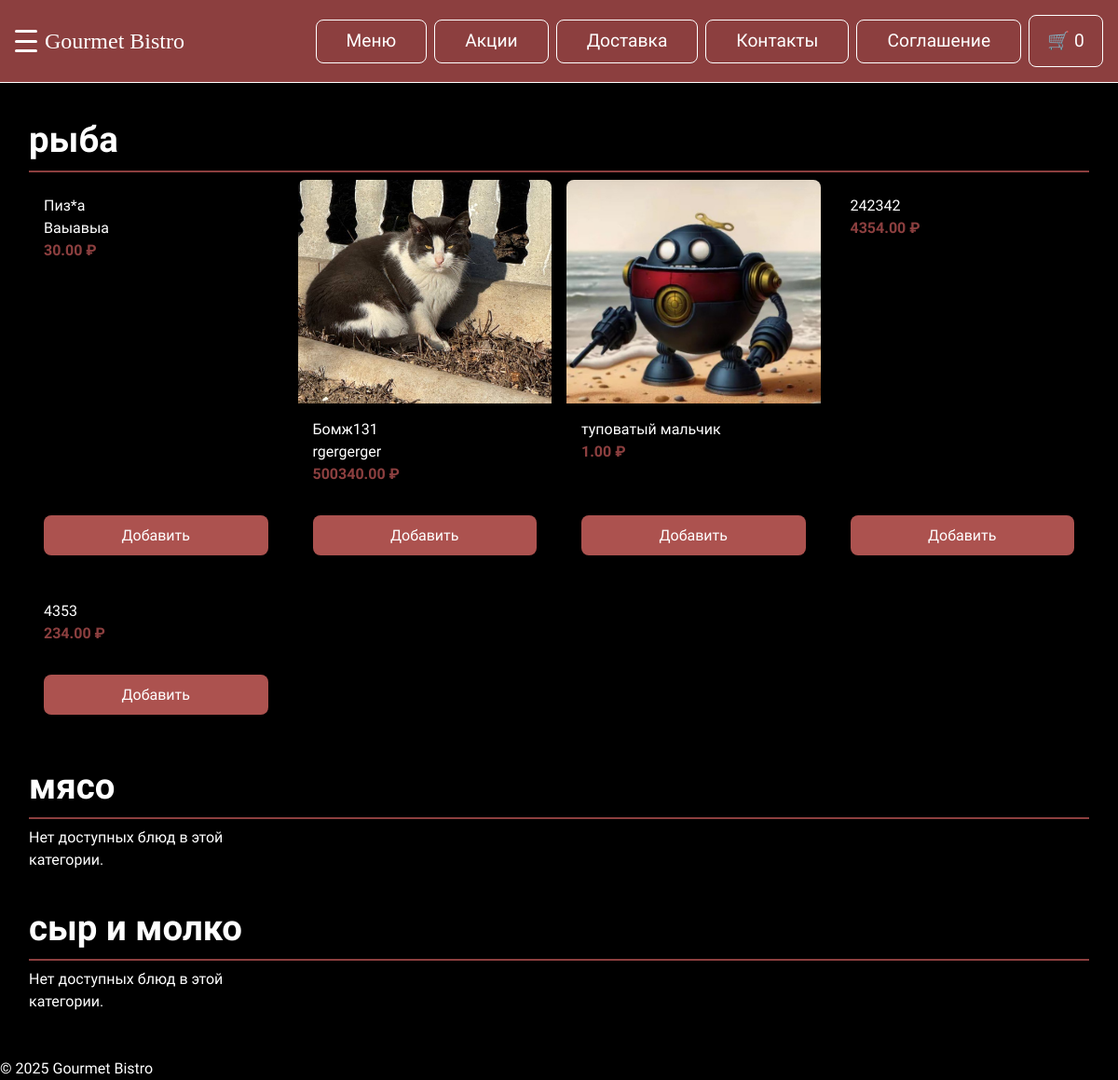
/menu/, run on an earlier commit of the app's database.
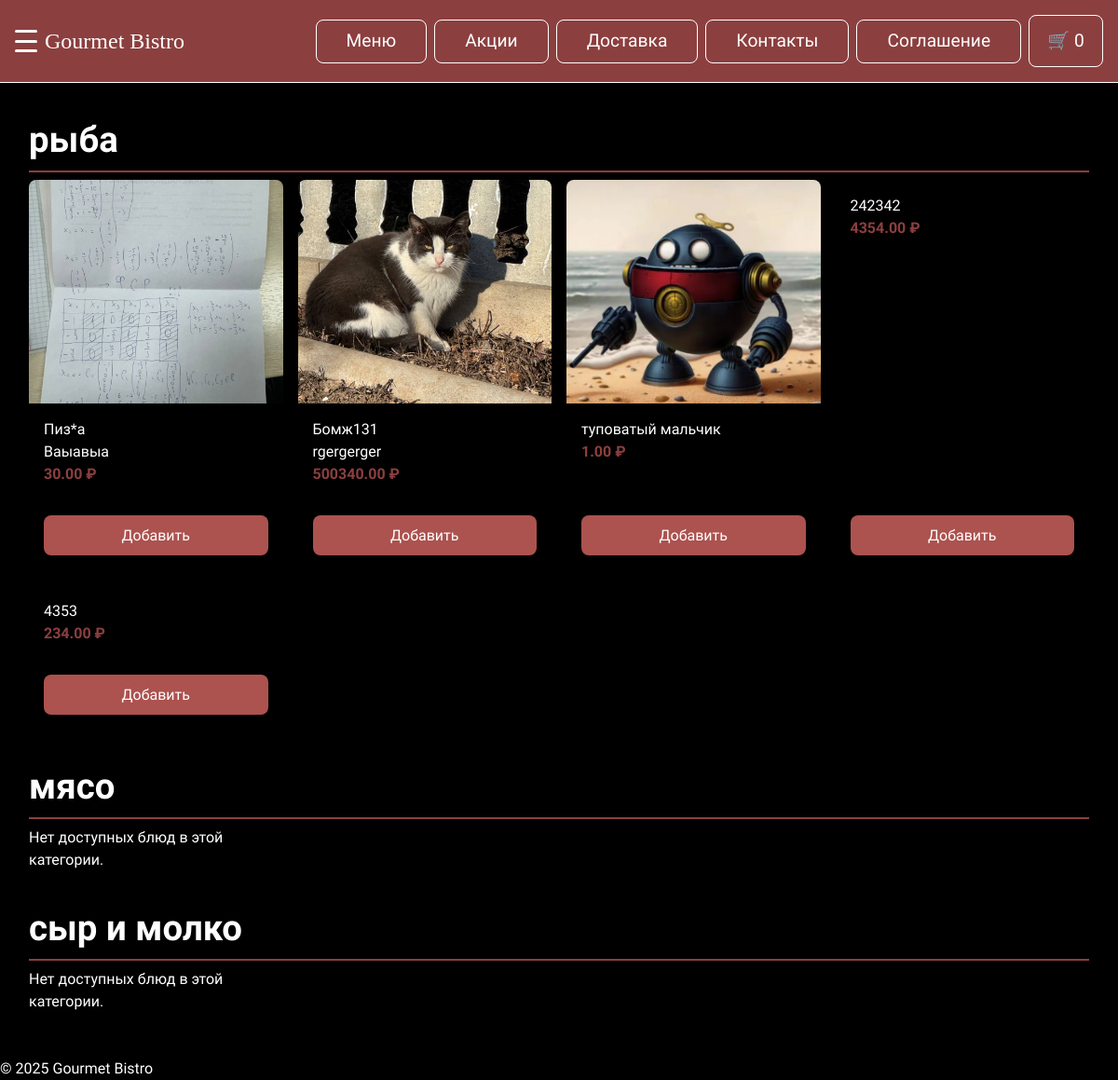
And on a later commit of the database.
### menu/models.py (models this page shows, shortened)
class Category(models.Model):
    name  = models.CharField("Категория", max_length=100)
    order = models.PositiveIntegerField("Порядок", default=0)

class Dish(models.Model):
    category        = models.ForeignKey(
        Category, on_delete=models.CASCADE,
        verbose_name="Категория", related_name='dishes'
    )
    title           = models.CharField("Название", max_length=200)
    description     = models.TextField("Описание", blank=True)
    price           = models.DecimalField("Цена", max_digits=8, decimal_places=2)
    image           = models.ImageField(
        "Фото блюда", upload_to="dishes/", blank=True, null=True
    )
    is_available    = models.BooleanField("В продаже", default=True)
    sequence_number = models.PositiveIntegerField(
        "Номер товара",
        unique=True,
        editable=False,
        null=True,
        help_text="Устанавливается автоматически при создании"
    )

### frontend/views.py (the view)
# urls.py: path('menu/',          views.menu,          name='menu'),
def menu(request):
    categories = Category.objects.order_by('order').prefetch_related(
        Prefetch(
            'dishes',
            queryset=Dish.objects.filter(is_available=True).order_by('sequence_number'),
            to_attr='available_dishes'
        )
    )
    return render(request, 'menu.html', {
        'categories': categories,
        'menu_page': True,
    })

### templates/menu.html (shortened to what this page needs)
{% extends 'base.html' %}
{% block content %}
<div class="categories">
  {% for cat in categories %}
    <section id="cat-{{ cat.id }}">
      <h2>{{ cat.name }}</h2>
      <div class="dishes">
        {% for dish in cat.available_dishes %}
          <div class="dish-card"
               data-id="{{ dish.id }}"
               data-title="{{ dish.title }}"
               data-description="{{ dish.description }}"
               data-price="{{ dish.price }}"
               {% if dish.image %}data-img-url="{{ dish.image.url }}"{% endif %}>
            {% if dish.image %}
              <img src="{{ dish.image.url }}" alt="{{ dish.title }}">
            {% endif %}
            <div class="content">
              <h3>{{ dish.title }}</h3>
              <p>{{ dish.description }}</p>
              <p class="price-line">{{ dish.price }} ₽</p>
            </div>
            <button class="add-to-cart"
                    data-id="{{ dish.id }}"
                    data-title="{{ dish.title }}"
                    data-price="{{ dish.price }}">
              Добавить
            </button>
          </div>
        {% empty %}
          <p>Нет доступных блюд в этой категории.</p>
        {% endfor %}
      </div>
    </section>
  {% endfor %}
</div>
{% endblock %}

### templates/base.html (shortened to what this page needs)
{% load static %}
<!DOCTYPE html>
<html lang="ru">
<head>
  <link rel="stylesheet" href="{% static 'other/css/reset.css' %}">
  <link rel="stylesheet" href="{% static 'other/css/fonts.css' %}">
  <link rel="stylesheet" href="{% static 'other/css/utilities.css' %}">
  <link rel="stylesheet" href="{% static 'other/css/base.css' %}">
  <link rel="stylesheet" href="{% static 'menu/css/menu.css' %}">
  <link rel="stylesheet" href="{% static 'product/css/product.css' %}">
  <link rel="stylesheet" href="{% static 'cart/css/cart.css' %}">
</head>
<body class="{% if menu_page %}menu-page{% endif %}">
  <header class="site-header">
    <div class="header-left">
      {% if menu_page %}
        <button id="hamburger" class="hamburger" aria-label="Открыть категории">
          <span></span><span></span><span></span>
        </button>
      {% else %}
        <div style="width:24px;"></div>
      {% endif %}
      <a href="{% url 'home' %}" class="site-logo">Gourmet Bistro</a>
    </div>
    <div class="header-right">
      <nav class="main-nav">
        <a href="{% url 'menu' %}">Меню</a>
        <a href="{% url 'promo' %}">Акции</a>
        <a href="{% url 'delivery' %}">Доставка</a>
        <a href="{% url 'contacts' %}">Контакты</a>
        <a href="{% url 'terms' %}">Соглашение</a>
      </nav>
      <button id="cart-btn" class="cart-btn" aria-label="Открыть корзину">
        🛒 <span id="cart-count">0</span>
      </button>
    </div>
  </header>
  <main>
    {% block content %}{% endblock %}
  </main>
  <footer class="site-footer">&copy; 2025 Gourmet Bistro</footer>
</body>
</html>

### static/other/css/utilities.css (style rules this page uses)
:root { --bg: #000; --fg: #fff; --accent: #8c3f3f; --btn: #ac524f; --btn-hover: #9b4442; --r: 8px; --gap: 1rem; --small-gap: 0.5rem; --shadow: rgba(0,0,0,0.1); }

### static/other/css/base.css (style rules this page uses)
html { height: 100%; scroll-behavior: smooth; }
body { font-family: "Golos Text", serif; font-size: 16px; line-height: 1.5; height: 100%; display: flex; flex-direction: column; background: var(--bg); color: var(--fg); opacity: 0; transition: opacity 0.3s ease; }
body.loaded { opacity: 1; }
header, footer { flex: 0 0 auto; }
main { flex: 1 0 auto; width: 100%; max-width: 1500px; margin: 0 auto; padding: 0 15px; }
* { box-sizing: border-box; margin: 0; padding: 0; }

### static/menu/css/menu.css (style rules this page uses)
.hamburger { display: none; }
body.menu-page .hamburger { display: flex; }
.site-header { display: flex; align-items: center; justify-content: space-between; background: var(--accent); padding: var(--gap); position: sticky; top: 0; z-index: 500; border-bottom: 1px solid var(--fg); }
.header-left { display: flex; align-items: center; gap: var(--small-gap); }
.hamburger { flex-direction: column; justify-content: space-between; width: 24px; height: 24px; background: none; border: none; cursor: pointer; }
.hamburger span { height: 3px; background: var(--fg); border-radius: 2px; transition: background 0.3s; }
.site-logo { font-family: 'Playfair Display', serif; font-size: 1.5rem; color: var(--fg); text-decoration: none; }
.header-right { display: flex; align-items: center; gap: var(--small-gap); }
.main-nav { display: flex; gap: var(--small-gap); }
.main-nav a { padding: 0.5rem 2rem; color: var(--fg); text-decoration: none; font-size: 1.2rem; border: 1px solid var(--fg); border-radius: var(--r); transition: background 0.2s, transform 0.2s; }
.categories { padding: var(--gap); }
.categories section { margin-bottom: calc(var(--gap) * 2); }
.categories section h2 { font-family: 'Golos Text', sans-serif; font-size: 2.4rem; font-weight: 600; margin: var(--gap) 0 var(--small-gap); border-bottom: 2px solid var(--accent); padding-bottom: 0.25rem; color: var(--fg); }
.dishes { display: grid; grid-template-columns: repeat(auto-fill, minmax(240px, 1fr)); gap: var(--gap); }
.dish-card { position: relative; background: var(--bg); color: var(--fg); border-radius: var(--r); box-shadow: 0 2px 8px var(--shadow); display: flex; flex-direction: column; overflow: hidden; transition: transform 0.2s, border 0.2s; cursor: pointer; }
.dish-card img { width: 100%; height: 240px; object-fit: cover; }
.dish-card .content { padding: var(--gap); flex: 1; }
.price-line { font-weight: bold; color: var(--accent); }
.add-to-cart { margin: var(--gap) auto; padding: 0.6rem 1rem; background: var(--btn); color: var(--fg); border: none; border-radius: var(--r); cursor: pointer; transition: background 0.2s, transform 0.2s; width: calc(100% - var(--gap)*2); text-align: center; }

### static/cart/css/cart.css (style rules this page uses)
.cart-btn { background: transparent; color: var(--fg); border: 1px solid var(--fg); border-radius: var(--r); padding: 0.8rem 1.2rem; cursor: pointer; transition: background 0.2s, transform 0.2s; font-size: 1.2rem; }

What changed in the data, as far as the page shows it:
changed Dish "Пиз*а": image: picture added
